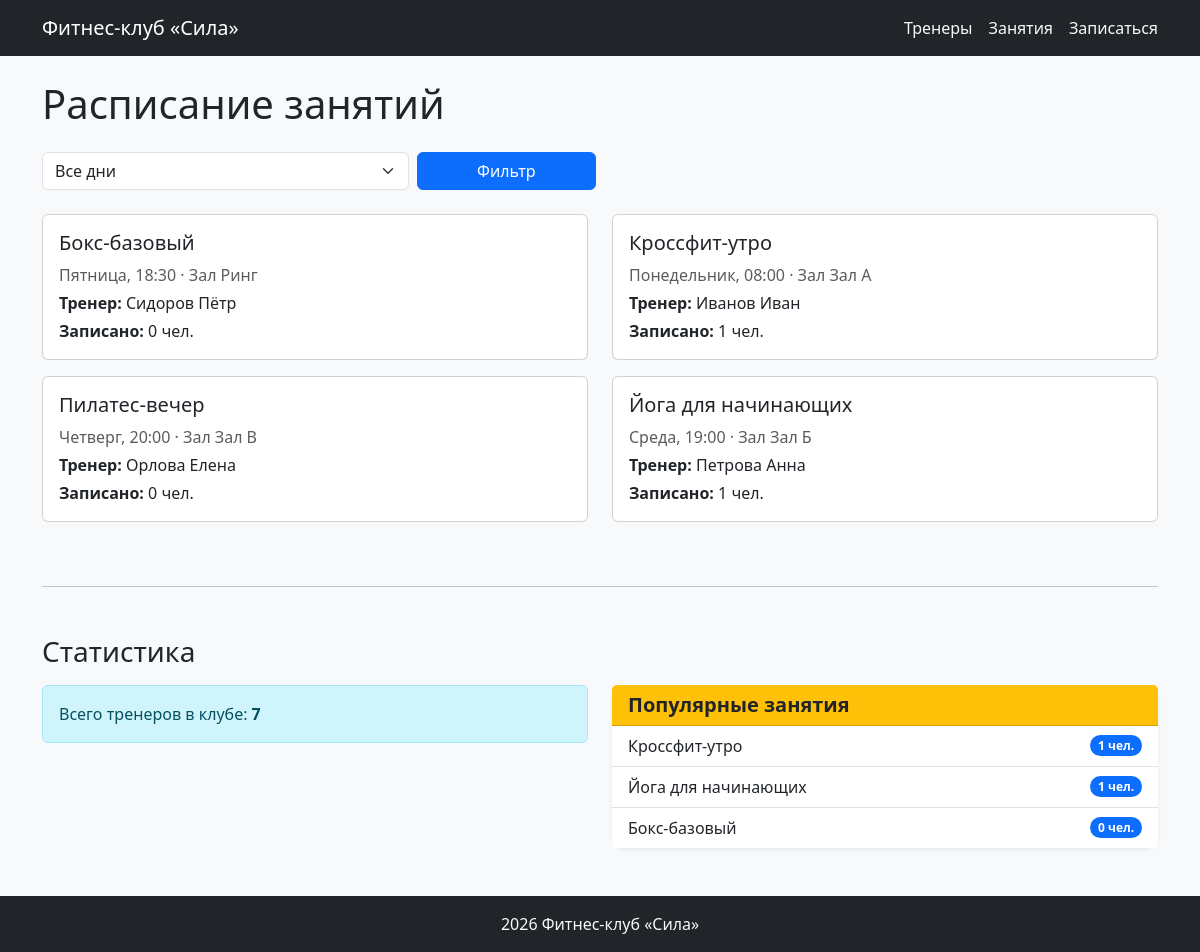
/classes/, run on the app's committed database.
### club/models.py (models this page shows, shortened)
class Class(models.Model):
    DAY_CHOICES = [
        ('mon', 'Понедельник'),
        ('tue', 'Вторник'),
        ('wed', 'Среда'),
        ('thu', 'Четверг'),
        ('fri', 'Пятница'),
        ('sat', 'Суббота'),
        ('sun', 'Воскресенье'),
    ]
    name = models.CharField('Название', max_length=200)
    trainer = models.ForeignKey(
        Trainer,
        on_delete=models.CASCADE,
        related_name='classes',
        verbose_name='Тренер',
    )
    day_of_week = models.CharField('Дни недели', max_length=3, choices=DAY_CHOICES)
    time = models.TimeField('Время')
    room = models.CharField('Зал', max_length=50)
    clients = models.ManyToManyField(
        Client,
        blank=True,
        related_name='classes',
        verbose_name='Записанные клиенты',
    )
    class Meta:
        verbose_name='Занятие'
        verbose_name_plural='Занятия'
        ordering = ['day_of_week', 'time']

class Trainer(models.Model):
    full_name = models.CharField('ФИО', max_length=200)
    specialization = models.CharField('Специализация', max_length=200)
    phone = models.CharField('Телефон', max_length=30)
    class Meta:
        verbose_name = 'Тренер'
        verbose_name_plural = 'Тренеры'
        ordering = ['full_name']

### club/views.py (the view)
# urls.py: path('classes/', ClassListView.as_view(), name='class_list'),
class ClassListView(ListView):
    model = Class
    template_name = 'club/class_list.html'
    context_object_name = 'classes'
    def get_queryset(self):
        qs = Class.objects.select_related('trainer').prefetch_related('clients')
        day = self.request.GET.get('day', '')
        if day:
            qs = qs.filter(day_of_week=day)
        return qs
    def get_context_data(self, **kwargs):
        context = super().get_context_data(**kwargs)
        context['selected_day'] = self.request.GET.get('day', '')
        context['days'] = Class.DAY_CHOICES
        return context

### club/templatetags/club_tags.py (called while the page is built)
@register.simple_tag
def total_trainers():
    return Trainer.objects.count()

@register.inclusion_tag('club/tags/popular_classes.html')
def show_popular_classes(count=3):
    classes = Class.objects.annotate(
        clients_count=Count('clients')
    ).order_by('-clients_count')[:count]
    return {'classes': classes}

### templates/club/class_list.html (shortened to what this page needs)
{% extends 'base.html' %}
{% load club_tags %}
{% block content %}
<h1 class="mb-4">Расписание занятий</h1>
<form method="get" class="row g-2 mb-4">
    <div class="col-md-4">
        <select name="day" class="form-select">
            <option value="">Все дни</option>
        </select>
    </div>
    <div class="col-md-2"><button type="submit" class="btn btn-primary w-100">Фильтр</button></div>
</form>
<div class="row">
    {% for cls in classes %}
        <div class="col-md-6 mb-3">
            <div class="card h-100">
                <div class="card-body">
                    <h5 class="card-title">{{ cls.name }}</h5>
                    <p class="text-muted mb-1">{{ cls.get_day_of_week_display }}, {{ cls.time|time:"H:i" }} · Зал {{ cls.room }}</p>
                    <p class="mb-1"><strong>Тренер:</strong> {{ cls.trainer.full_name }}</p>
                    <p class="mb-0"><strong>Записано:</strong> {{ cls.clients.count }} чел.</p>
                </div>
            </div>
        </div>
    {% empty %}
        <div class="col-12"><div class="alert alert-info">Нет занятий.</div></div>
    {% endfor %}
</div>
<hr class="my-5">
<h3 class="mb-3">Статистика</h3>
<div class="row">
    <div class="col-md-6">
        <div class="alert alert-info">
            Всего тренеров в клубе: <strong>{% total_trainers %}</strong>
        </div>
    </div>
    <div class="col-md-6">
        {% show_popular_classes 3 %}
    </div>
</div>
{% endblock %}

### templates/club/tags/popular_classes.html
<div class="card shadow-sm border-0" style="border-radius: 15px;">
    <div class="card-header bg-warning text-dark">
        <h5 class="mb-0 fw-bold">Популярные занятия</h5>
    </div>
    <ul class="list-group list-group-flush">
        {% for cls in classes %}
            <li class="list-group-item d-flex justify-content-between align-items-center">
                <span>{{ cls.name }}</span>
                <span class="badge bg-primary rounded-pill">{{ cls.clients_count }} чел.</span>
            </li>
        {% empty %}
            <li class="list-group-item text-muted">Нет данных</li>
        {% endfor %}
    </ul>
</div>

### data on the page
Class: name "Бокс-базовый", day_of_week "Пятница", time "18:30", room "Ринг", trainer.full_name "Сидоров Пётр", clients.count "0", clients_count "0"
Class: name "Кроссфит-утро", day_of_week "Понедельник", time "08:00", room "Зал А", trainer.full_name "Иванов Иван", clients.count "1", clients_count "1"
Class: name "Пилатес-вечер", day_of_week "Четверг", time "20:00", room "Зал В", trainer.full_name "Орлова Елена", clients.count "0"
Class: name "Йога для начинающих", day_of_week "Среда", time "19:00", room "Зал Б", trainer.full_name "Петрова Анна", clients.count "1", clients_count "1"
